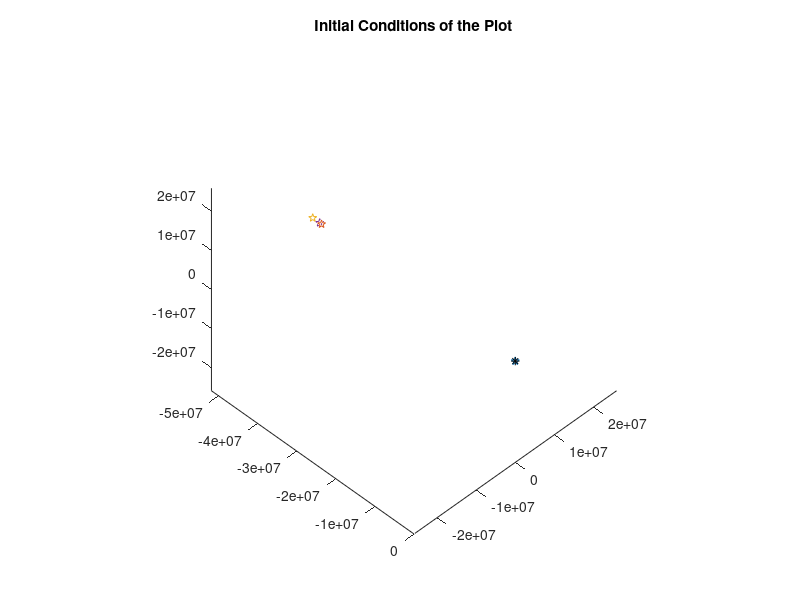

Here is the MATLAB script that generated this plot: (Note: this script raises an error after producing the figure.)
clear all;
close all;
clc;
%% System Properties and Initial codition

%Enable or Diable the Animation
animate = true;

%Central Force Constant (analogous to gravitational constant G)
G = 6.674*10^-11;

%Radius for Particles
RE = 6.4*10^6;

%Additional Particles
p1 = [0, 0, 0];
p2 = [-10 * RE + 3 * RE * rand(), 0, 0];
p3 = [-10 * RE + 3 * RE * rand(), 0, 0];
p4 = [-10 * RE + 3 * RE * rand(), 0, 0];

%Assignment of Mass to Particles
m1 = 6*10^24;
m2 = 1.5*10^4;
m3 = 1.5*10^4;
m4 = 1.5*10^4;

%Assignment of Initial Momentum to Particles
mv1 = [0 0 0];
mv2 = [0, 3*10^3 * m2, 0];
mv3 = [0, 3*10^3 * m3, 0];
mv4 = [0, 3*10^3 * m4, 0];

%Time Tnterval and Step
tmax = 100000;
dt = 100;
t = 0;

%Center of Mass
CoM = (m1*p1 + m2*p2 + m3*p3 + m4*p4)./(m1 + m2 + m3 + m4);

%Plotting the initial conditions of the simulation
figure;
hold on;
plot3(p1(1,1), p1(1,2), p1(1,3), 'pentagram');
plot3(p2(1,1), p2(1,2), p2(1,3), 'pentagram');
plot3(p3(1,1), p3(1,2), p3(1,3), 'pentagram');
plot3(p4(1,1), p4(1,2), p4(1,3), 'pentagram');
plot3(CoM(1,1), CoM(1,2), CoM(1,3), '*black');
title('Initial Conditions of the Plot');
view([45,45]);
axis equal
hold off;
%% 
% 
%% Momentum Update

%Declaration of momentum and velocity of particles


m = [m1; m2; m3; m4];
p = [p1; p2; p3; p4];



for i = 2:floor((tmax/dt)) %Run the simulation
    
    %Finding net force on each particle due to gravity
    F1 = NetForce(m, p, G, 1);
    F2 = NetForce(m, p, G, 2);
    F3 = NetForce(m, p, G, 3);
    F4 = NetForce(m, p, G, 4);
    
    %Update momentum of each particle
    mv1 = mv1 + F1 * dt;
    mv2 = mv2 + F2 * dt;
    mv3 = mv3 + F3 * dt;
    mv4 = mv4 + F4 * dt;
   
    %Computing updated position of each particle after time (dt)
    p1 = p1 + (mv1/m1) * dt;
    p2 = p2 + (mv2/m2) * dt;
    p3 = p3 + (mv3/m3) * dt;
    p4 = p4 + (mv4/m4) * dt;

    %Storing the trajectory of each particle
    p1_out(i,:) = p1;
    p2_out(i,:) = p2;
    p3_out(i,:) = p3;
    p4_out(i,:) = p4;
    p = [p1; p2; p3; p4];

    %Storing momentum as a function of time for each particle
    mv1_out(i,:) = mv1;
    mv2_out(i,:) = mv2;
    mv3_out(i,:) = mv3;
    mv4_out(i,:) = mv4;
    mv = [mv1; mv2; mv3; mv4];
    
    %Update center of mass based on new positions
    
    CoM = (m1*p1 + m2*p2 + m3*p3 + m4*p4)./(m1 + m2 + m3 + m4);

    %Storing center of mass as a function of time
    CoM_out(i,:) = CoM;
    
    %Increment the time step and log it 
    t = t + dt;
    t_out(i,:) = t;
    
end

%Plotting the trajectories of all 4 particles and the CoM

figure;
hold on;
plot3(p1_out(:,1), p1_out(:,2), p1_out(:,3), '.');
plot3(p2_out(:,1), p2_out(:,2), p2_out(:,3), '.');
plot3(p3_out(:,1), p3_out(:,2), p3_out(:,3), '.');
plot3(p4_out(:,1), p4_out(:,2), p4_out(:,3), '.');
plot3(CoM_out(2:end,1), CoM_out(2:end,2), CoM_out(2:end,3), '.black','MarkerSize',20);
view([45,45]);
xlim([0 10])
ylim([0 10])
zlim([0 10])
title('Initial Positions of particles');
hold off;


%% Animation

m = [m1; m2; m3; m4];
p = [p1; p2; p3; p4];

if animate == true
    figure;
    hold on;
    view([45,45]);
    
    for i = 1:10:length(p1_out)
        
        
        plot3(p1_out(i,1), p1_out(i,2), p1_out(i,3), '.red');
        plot3(p2_out(i,1), p2_out(i,2), p2_out(i,3), '.blue');
        plot3(p3_out(i,1), p3_out(i,2), p3_out(i,3), '.green');
        plot3(p4_out(i,1), p4_out(i,2), p4_out(i,3), '.yellow');
        plot3(CoM_out(i+1,1), CoM_out(i+1,2), CoM_out(i+1,3), '.black','MarkerSize',20);
        drawnow
        
    end
    hold off;

xlim([-57463927 100785725])
ylim([-50000000 100000000])
zlim([-1.00 1.00])
title("Trajectory Plot")
end


%% Net Force Function

function force = NetForce(m,p,G,ind)
%Let m be all masses in order m1,m2,m3,m4 (4x1)
%Let p be all positions p1,p2,p3,p4 (4x3)
%Let G be the gravitational constant
%Let ind be the index of the particle we want the net force for (values 1,2,3,4)

%Retrieve the position and mass of the indicated particle
m_ind = m(ind,1);
p_ind = p(ind,:);

%Replace the mass and position of the indicated particle with a NaN (To avoid the particle acting on itself)
m(ind, 1) = NaN;
p(ind, :) = [NaN, NaN, NaN];

%Compute the force vectors from each of the particles acting on one another

F = NaN(3,3);
count = 1;
for i = 1:length(m)
    if ~isnan(m(i,1))
        r = p(i,:) - p_ind;
        Fmag = (G*m(i,1)*m_ind)/(norm(r)^2);
        F_vec = Fmag*(r/norm(r));

        F(count,:) = F_vec;
        count = count + 1;
    end
end

%Sum the force vectors from each particle for the total net force acting on
%the indicated particle
force = sum(F);
end